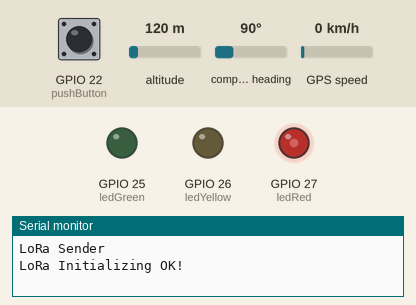
Bench run of a sketch on a simulated ESP32. Shown: output pins drawn as LEDs (lit = HIGH), the last lines printed to the serial monitor. Inputs (shaded band) come from the test bench; at power-on: GPIO 22 (pushButton) HIGH, altitude 120 m, compass heading 90°, GPS speed 0 km/h. The GPS gets a fix after 3 s at 37.7749, -122.4194 with 8 satellites; no radio packets arrive unless stated.

Above: at 1.2 s.
1.3 s: GPIO 22 (pushButton) pulled LOW for 0.15 s
At 2.6 s:
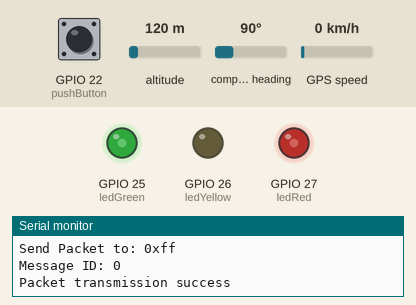
At 9.0 s:
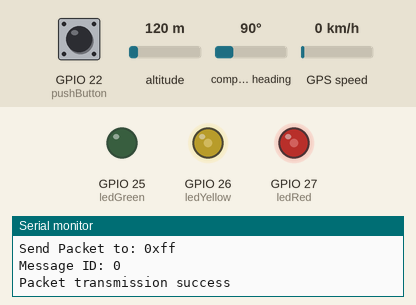
16.9 s: GPIO 22 (pushButton) pulled LOW for 1 s
At 18.1 s:
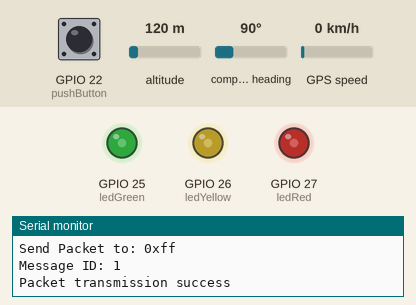
Timing chart, 0 to 25.5 s (numbered marks = the images above; inputs shaded):
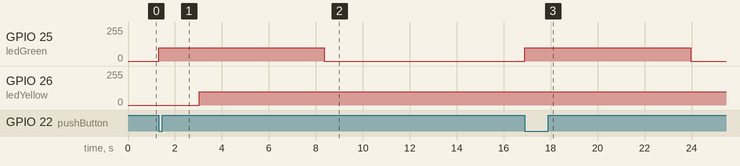

Measured:
- after the input at 1.3 s, GPIO 25 (ledGreen): 0/255 → 100/255 at once, → 0/255 7.1 s later
- after the input at 16.9 s, GPIO 25 (ledGreen): 0/255 → 100/255 at once, → 0/255 7.1 s later

The sketch:

Transmitter.ino
```cpp
// Include Library
#include <SPI.h>                                        // SPI Library
#include <LoRa.h>                                       // LoRa Library
#include <TinyGPS++.h>                                  // GPS Library
#include <SoftwareSerial.h>

// Declare LoRa Pins
#define ss 5                                            // LoRa radio chip select
#define rst 14                                          // LoRa radio reset
#define dio0 2                                          // LoRa hardware interrupt pin

// Declare Push Button pin and LED pin
#define pushButton 22                                   // Set push button pin
const int ledGreen = 25;                                // Green LED for Sending indicator
const int ledRed = 27;                                  // Red LED for LoRa indicator
const int ledYellow = 26;                               // Yellow LED for GPS indicator
// setting PWM properties
const int freq = 5000;
const int ledChannelG = 0;
const int ledChannelR = 2;
const int ledChannelY = 1;
const int resolution = 8;

// Static RX TX GPS PIN and GPS baudrate
static const int RXPin = 16, TXPin = 17;                // RX TX GPS pin
static const uint32_t GPSBaud = 9600;                   // GPS baudrate

// Call GPS functions
TinyGPSPlus gps;                                        // GPS Library function call
SoftwareSerial gpsSerial(RXPin, TXPin);                 // Serial connection for RX TX GPS dev

// Data Variabel
int state;                                              // integer state for first value push button
float Latitude;                                         // Latitude data
float Longitude;                                        // Longitude data
float Altitude;                                         // Altitude data
long lastSendTime = 0;
int interval = 0;
byte localAddress = 0xBB;                               // Address of this device
byte destination = 0xFF;                                // Destination to send to
byte msgCount = 0;                                      // first count of outgoing messages
byte sender;
int recipient;                                          // Received

void LoRaSet(){
  // LoRa Sender Setup
  Serial.println("LoRa Sender");                        // Mention type of device in Serial Monitor
  LoRa.setPins(ss, rst, dio0);                          // Set pin ss, rst and dio0 LoRa
  if (!LoRa.begin(433E6)) {                             // Set freq LoRa to 433hz for Asian Region
    Serial.println("Starting LoRa failed!");            // Message if LoRa did not running
    while (1);                                          // Keep run for once
    ledcWrite(ledChannelR, 0);                          // RED LED turn off if LoRa did not running
  }
  Serial.println("LoRa Initializing OK!");              // Message if LoRa work running
  ledcWrite(ledChannelR, 100);                           // RED LED turn on if LoRa running
}

void LoRaSend(){
  // Send LoRa Message
  Serial.println("______________________________________________"); // Spacing
  Serial.println("Sending packet! ");                               // Message device sending packet
  Serial.println("Send Packet to: 0x" + String(destination,HEX));
  Serial.println("Message ID: " + String(msgCount));                // Message device sending packet
  // Sending Packet
  LoRa.beginPacket();                                               // LoRa begin sending packet
  LoRa.write(destination);                                          // LoRa write message destination
  LoRa.write(localAddress);                                         // LoRa write device address
  LoRa.write(msgCount);                                             // LoRa write message count
  LoRa.write((uint8_t *)(&Latitude), sizeof(Latitude));             // LoRa write Latitude into uint8_t from float
  LoRa.write((uint8_t *)(&Longitude), sizeof(Longitude));           // LoRa write Longitude into uint8_t from float
  LoRa.write((uint8_t *)(&Altitude), sizeof(Altitude));             // LoRa write Altitude into uint8_t from float
  msgCount++;                                                       // Message count increment
  int result = LoRa.endPacket();                                    // LoRa end sending packet
  if(result){                                                       // if result is endPacket function then serial print
    Serial.println("Packet transmission success");                  // Print message in serial monitor
  }else{
    Serial.println("Packet transmission failed");                   // Print message in serial monitor
  }
}

void LoRaReceive(){
  recipient = LoRa.read();                                // LoRa Read Recipient data
  sender = LoRa.read();                                   // LoRa Read Sender data
}

void setup() {
  //Initializing IO
  Serial.begin(115200);                                 // initialize serial
  gpsSerial.begin(GPSBaud);                             // initialize GPS serial
  pinMode(pushButton, INPUT);                           // PinMode push button input

  // configure LED PWM functionalitites
  ledcSetup(ledChannelG, freq, resolution);
  ledcSetup(ledChannelY, freq, resolution);
  ledcSetup(ledChannelR, freq, resolution);
  // attach the channel to the GPIO to be controlled
  ledcAttachPin(ledGreen, ledChannelG);
  ledcAttachPin(ledYellow, ledChannelY);
  ledcAttachPin(ledRed, ledChannelR);
  LoRaSet();
}

void loop() {
  // GPS Code
  while (gpsSerial.available() > 0){                    // While GPS serial > 0
    gps.encode(gpsSerial.read());                       // Read GPS data
    if (gps.location.isUpdated()){                      // GPS loc is updated
      ledcWrite(ledChannelY, 100);                    // Yellow LED turn on if GPS module running
    }
  }
  int packetSize = LoRa.parsePacket();                    // PacketSize is parse of the Packet
  state = digitalRead(pushButton);                      // State as digital read from pushButton
  // Send message packet when button is pressed
  if (millis() - lastSendTime > interval){
      if(state == 0){                                       // If state then run code below it
          ledcWrite(ledChannelG, 100);                       // Green LED turn on if GPS module running
          // Make variabels into float
          Latitude = gps.location.lat();                      // Lattitude data from GPS module
          Longitude = gps.location.lng();                     // Longitude data from GPS module
          Altitude = gps.altitude.meters();                   // Altitude data from GPS module
          LoRaSend();

          lastSendTime = millis();
          interval = 7000;
      }
      if (state == 1){                                       // If state = 1 then turn off Green LED
          ledcWrite(ledChannelG, 0);                        // Green LED OFF
      }
  }
  if (packetSize){
        LoRaReceive();
        if (recipient == localAddress){
          // Receiving Message Packet
          Serial.println("_____________________________________________"); // Spacing
          Serial.println("Receive Feedback from Receiver!");                     // Print Message received in Serial Monitor
          Serial.println("Receive Feedback from: 0x" + String(sender, HEX)); // Print Sender data in Serial Monitor
          ledcWrite(ledChannelR, 0);
          delay(2000);
          ledcWrite(ledChannelR, 100);
        }
  }

}
```
